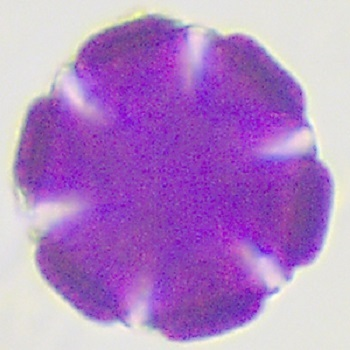
%> input picture Matlab files/Fractal Dimensioning/Lavender/Lav08.jpg, 350 x 350 px
$ octave --eval "result = fd(imread('Lavender/Lav08.jpg'));"   (GNU Octave 9; MATLAB toolbox functions it lacks are replaced by stand-ins)
%> lines starting %> are read from the running program, lines starting %| are printed output that depends on the picture; in (x1, y1, x2, y2) boxes, pixels count from 0 and x2, y2 are one past the last pixel; in counts of white or black regions, pixels touching at a corner belong together; the program's own positions count from 1
function coefs=fd(image)
%
% The program will calculate the fractal dimension of a 512x512 image
% using the box counting method.
%
% The code is just for beginners for getting an idea of box-counting
% method.
%
%=========================================================================
% the image is read and first its changed to grayscale image and then to
% black and white
% image=imread(imageNames(1,index));
image=rgb2gray(image);
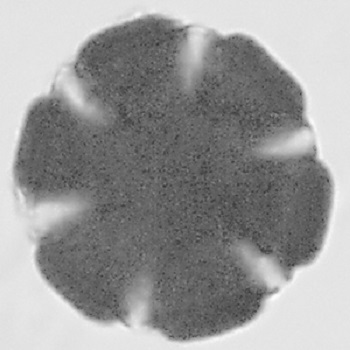
%> image: size 350x350 uint8; min 48, max 252, mean 153.7
% [7 lines of commented-out code are left out]
image=edge(image,'canny');
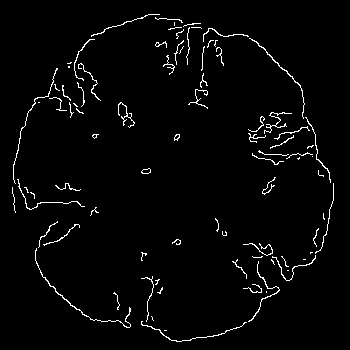
%> image: size 350x350 logical; 2.6% white in thin lines or dots, all inside (x1, y1, x2, y2) = (12, 14, 334, 342)
% imageNew=imresize(image,[512,512]);
% image=imageNew;
% initialises the varaibles for plotting the graph. scale is used to
% store
% the scaling factors and the count is used to store the number of boxes
% which contains parts of the image. For a given scale(1,i) value, the number
% of boxes occupied by the image will be available at count(1,i)
scale=zeros(1,9);
count=zeros(1,9);
[width,height,cols]=size(image);
%> width = 350; height = 350; cols = 1
% since the program is for a 512x512 image, the limit is set
% to 9 since 2^9=512
for i=1:9
   % scaling factors are taken as 2,4,8,16... 512.

   % For each scaling factor, the total number of pieces are to be calculated,
   % and the number of pieces which contain the black dots (pixels) among them are to
   % be counted.

   % For eg, when the scaling factor is 2, it means the image is divided in to
   % half, hence we will get 4 pieces. And have to see how many of pieces
   % have the black dots.
   sf=2^i;
   pieces=sf^2;
   pieceWidth=width/sf;
   pieceHeight=height/sf;

   %initially we assume, we have 0 black pieces
   blackPieces=0;

   % Now we have to iterate through each pieces to see how many pieces have the
   % black dots (pixel) in it. We will consider the collection of pieces as
   % a matrix. We are counting from 0 for the ease of calculations.
   for pieceIndex=0:pieces-1

       % row and column indices of each pieces are calculated to estimate the
       % xy cordinates of the starting and ending of each piece.
       pieceRow=idivide(int32(pieceIndex), int32(sf));
       pieceCol=rem(pieceIndex,sf);
       xmin=(pieceCol*pieceWidth)+1;
       xmax=(xmin+pieceWidth)-1;
       ymin=(pieceRow*pieceHeight)+1;
       ymax=(ymin+pieceHeight)-1;

       % each piece is extracted and stored in another array for
       % convenience.
       eachPiece=image(ymin:ymax,xmin:xmax);
       %each piece obtained is plotted on a plot for getting a view
       %of the splitting of the whole image.
       %subplot(sf,sf,pieceIndex+1), imshow(eachPiece);

       % now, we will check whether the piece has some black dots in it.
       % then the count of the black pieces will be incremented.
       if (min(min(eachPiece))== 0)
           blackPieces=blackPieces+1;
       end
   end

   % the count of pieces which contains the black dots for a given scaling value
   % will be obtained here and will be stored in the respective variables.
%  fprintf('%d\t->\t%d\n', sf, blackPieces);
   scale(1,i)=sf;
   count(1,i)=blackPieces;
end
% Now the process is over, the graph is plotted and the fractal dimension
% is calculated using the 'ployfit' function.
% plot(log(scale),log(count));
coefs=polyfit(log(scale),log(count),1);
end
%> (the run ends here)

$ run again, on Matlab files/Fractal Dimensioning/Lavender/Lav19.jpg
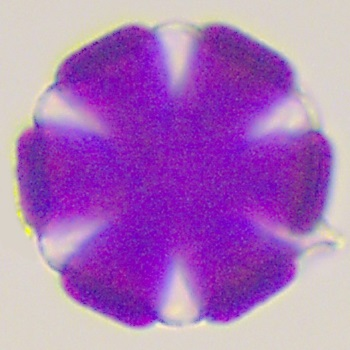
%> input picture Matlab files/Fractal Dimensioning/Lavender/Lav19.jpg, 350 x 350 px
%> in fd, `image=rgb2gray(image);`:
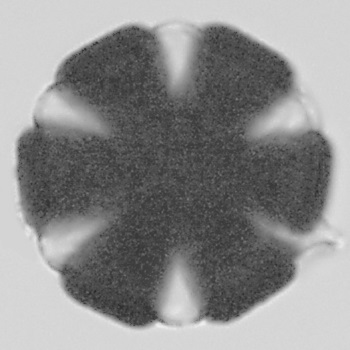
%> image: size 350x350 uint8; min 39, max 240, mean 140.7
%> in fd, `image=edge(image,'canny');`:
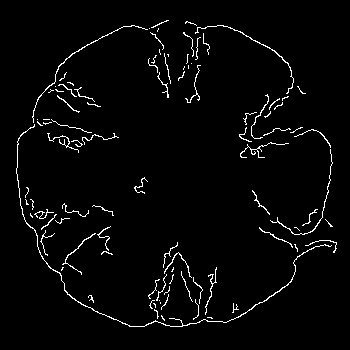
%> image: size 350x350 logical; 2.8% white in thin lines or dots, all inside (x1, y1, x2, y2) = (16, 20, 337, 327)

$ run again, on Matlab files/Fractal Dimensioning/Lavender/Lav31.jpg
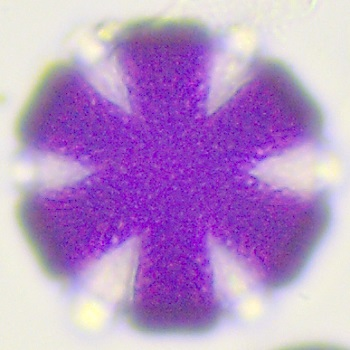
%> input picture Matlab files/Fractal Dimensioning/Lavender/Lav31.jpg, 350 x 350 px
%> in fd, `image=rgb2gray(image);`:
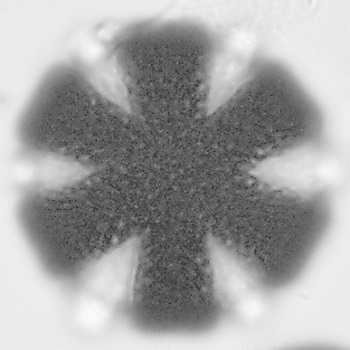
%> image: size 350x350 uint8; min 43, max 250, mean 163.7
%> in fd, `image=edge(image,'canny');`:
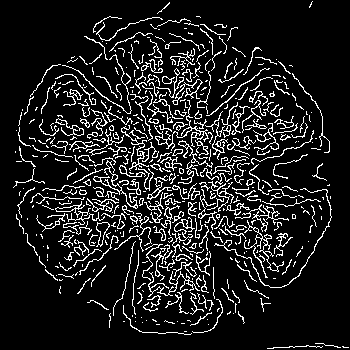
%> image: size 350x350 logical; 11.9% white in thin lines or dots

$ run again, on Matlab files/Fractal Dimensioning/Lavender/Lavender12.jpg
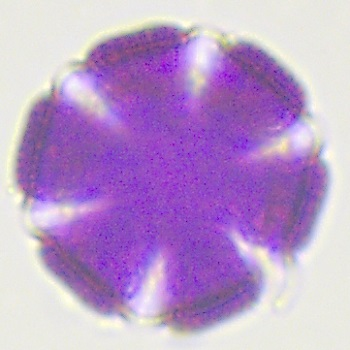
%> input picture Matlab files/Fractal Dimensioning/Lavender/Lavender12.jpg, 350 x 350 px
%> in fd, `image=rgb2gray(image);`:
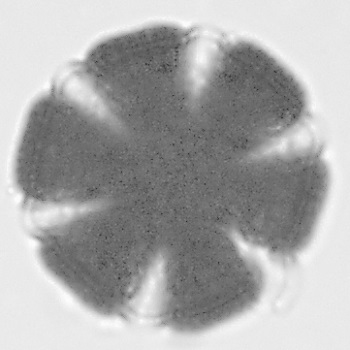
%> image: size 350x350 uint8; min 44, max 253, mean 170
%> in fd, `image=edge(image,'canny');`:
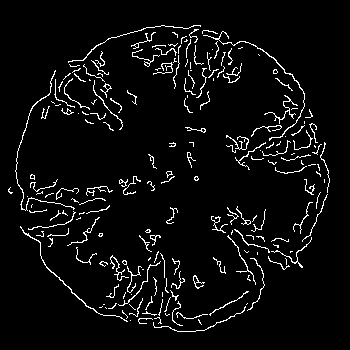
%> image: size 350x350 logical; 4.9% white in thin lines or dots, all inside (x1, y1, x2, y2) = (8, 25, 330, 332)
